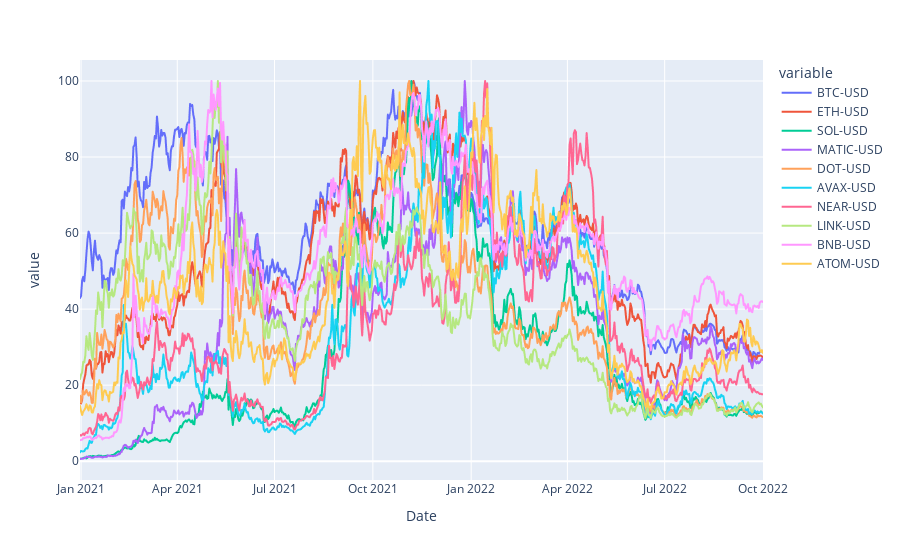

Notebook source saved alongside this figure:
### Markdown cell above
<h3>Normalized Price<h3>

### Code cell
px.line(data / data.abs().max() * 100)

### Figure 1 — Plotly figure (JSON) as saved in the notebook; plotly's stock layout.template omitted (floating-point values rounded to 4 significant figures; data arrays with more than 128 entries replaced by an {"elided": "..."} marker saying what was removed)
{"data": [{"hovertemplate": "variable=BTC-USD<br>Date=%{x}<br>value=%{y}<extra></extra>", "legendgroup": "BTC-USD", "line": {"color": "#636efa", "dash": "solid"}, "marker": {"symbol": "circle"}, "mode": "lines", "name": "BTC-USD", "showlegend": true, "type": "scattergl", "x": {"elided": "640 str values"}, "xaxis": "x", "y": {"elided": "640 float values"}, "yaxis": "y"}, {"hovertemplate": "variable=ETH-USD<br>Date=%{x}<br>value=%{y}<extra></extra>", "legendgroup": "ETH-USD", "line": {"color": "#EF553B", "dash": "solid"}, "marker": {"symbol": "circle"}, "mode": "lines", "name": "ETH-USD", "showlegend": true, "type": "scattergl", "x": {"elided": "640 str values"}, "xaxis": "x", "y": {"elided": "640 float values"}, "yaxis": "y"}, {"hovertemplate": "variable=SOL-USD<br>Date=%{x}<br>value=%{y}<extra></extra>", "legendgroup": "SOL-USD", "line": {"color": "#00cc96", "dash": "solid"}, "marker": {"symbol": "circle"}, "mode": "lines", "name": "SOL-USD", "showlegend": true, "type": "scattergl", "x": {"elided": "640 str values"}, "xaxis": "x", "y": {"elided": "640 float values"}, "yaxis": "y"}, {"hovertemplate": "variable=MATIC-USD<br>Date=%{x}<br>value=%{y}<extra></extra>", "legendgroup": "MATIC-USD", "line": {"color": "#ab63fa", "dash": "solid"}, "marker": {"symbol": "circle"}, "mode": "lines", "name": "MATIC-USD", "showlegend": true, "type": "scattergl", "x": {"elided": "640 str values"}, "xaxis": "x", "y": {"elided": "640 float values"}, "yaxis": "y"}, {"hovertemplate": "variable=DOT-USD<br>Date=%{x}<br>value=%{y}<extra></extra>", "legendgroup": "DOT-USD", "line": {"color": "#FFA15A", "dash": "solid"}, "marker": {"symbol": "circle"}, "mode": "lines", "name": "DOT-USD", "showlegend": true, "type": "scattergl", "x": {"elided": "640 str values"}, "xaxis": "x", "y": {"elided": "640 float values"}, "yaxis": "y"}, {"hovertemplate": "variable=AVAX-USD<br>Date=%{x}<br>value=%{y}<extra></extra>", "legendgroup": "AVAX-USD", "line": {"color": "#19d3f3", "dash": "solid"}, "marker": {"symbol": "circle"}, "mode": "lines", "name": "AVAX-USD", "showlegend": true, "type": "scattergl", "x": {"elided": "640 str values"}, "xaxis": "x", "y": {"elided": "640 float values"}, "yaxis": "y"}, {"hovertemplate": "variable=NEAR-USD<br>Date=%{x}<br>value=%{y}<extra></extra>", "legendgroup": "NEAR-USD", "line": {"color": "#FF6692", "dash": "solid"}, "marker": {"symbol": "circle"}, "mode": "lines", "name": "NEAR-USD", "showlegend": true, "type": "scattergl", "x": {"elided": "640 str values"}, "xaxis": "x", "y": {"elided": "640 float values"}, "yaxis": "y"}, {"hovertemplate": "variable=LINK-USD<br>Date=%{x}<br>value=%{y}<extra></extra>", "legendgroup": "LINK-USD", "line": {"color": "#B6E880", "dash": "solid"}, "marker": {"symbol": "circle"}, "mode": "lines", "name": "LINK-USD", "showlegend": true, "type": "scattergl", "x": {"elided": "640 str values"}, "xaxis": "x", "y": {"elided": "640 float values"}, "yaxis": "y"}, {"hovertemplate": "variable=BNB-USD<br>Date=%{x}<br>value=%{y}<extra></extra>", "legendgroup": "BNB-USD", "line": {"color": "#FF97FF", "dash": "solid"}, "marker": {"symbol": "circle"}, "mode": "lines", "name": "BNB-USD", "showlegend": true, "type": "scattergl", "x": {"elided": "640 str values"}, "xaxis": "x", "y": {"elided": "640 float values"}, "yaxis": "y"}, {"hovertemplate": "variable=ATOM-USD<br>Date=%{x}<br>value=%{y}<extra></extra>", "legendgroup": "ATOM-USD", "line": {"color": "#FECB52", "dash": "solid"}, "marker": {"symbol": "circle"}, "mode": "lines", "name": "ATOM-USD", "showlegend": true, "type": "scattergl", "x": {"elided": "640 str values"}, "xaxis": "x", "y": {"elided": "640 float values"}, "yaxis": "y"}], "layout": {"legend": {"title": {"text": "variable"}, "tracegroupgap": 0}, "margin": {"t": 60}, "xaxis": {"anchor": "y", "domain": [0, 1], "title": {"text": "Date"}}, "yaxis": {"anchor": "x", "domain": [0, 1], "title": {"text": "value"}}}}
